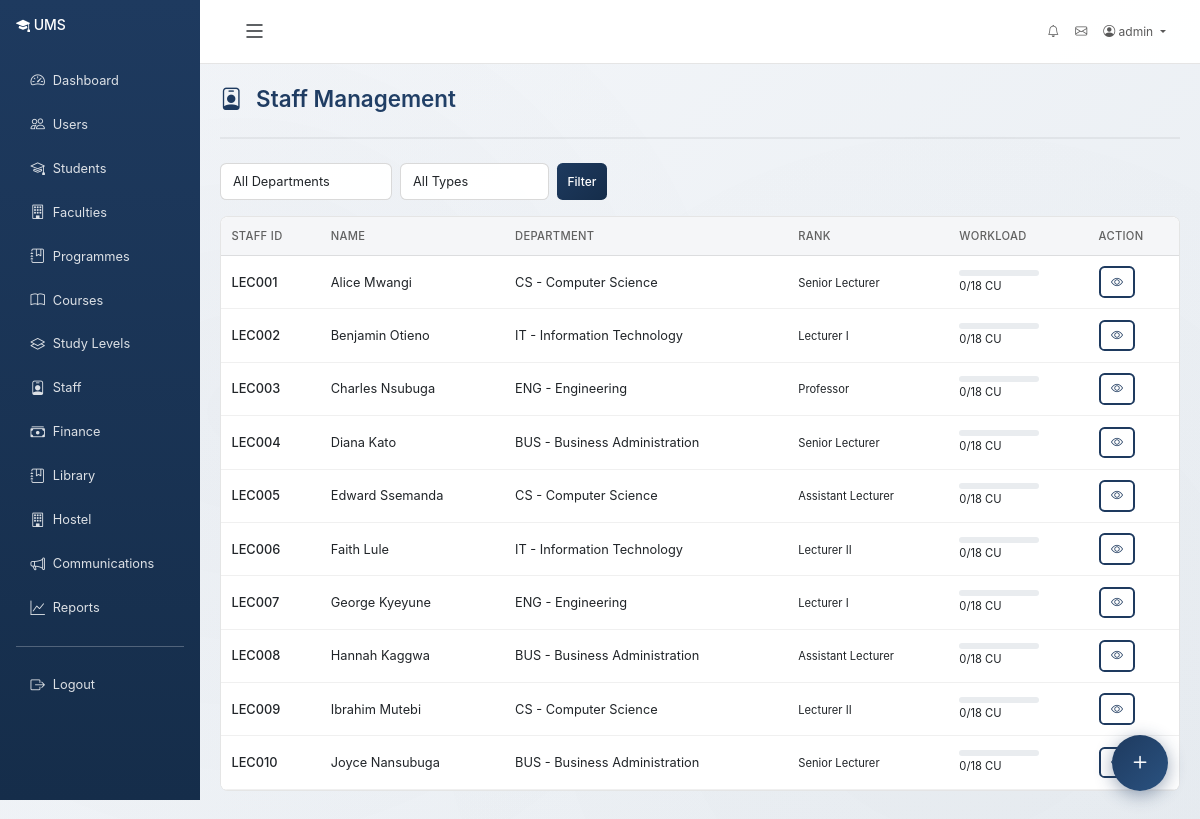
Screenshot of /staff/ (signed in) with the database file from the repository.
### accounts/models.py (models this page shows, shortened)
class User(AbstractUser):
    class Role(models.TextChoices):
        ADMIN = 'admin', 'Administrator'
        REGISTRAR = 'registrar', 'Registrar'
        LECTURER = 'lecturer', 'Lecturer'
        STUDENT = 'student', 'Student'
        FINANCE = 'finance', 'Finance Staff'
        LIBRARIAN = 'librarian', 'Librarian'
        HOSTEL_MANAGER = 'hostel_manager', 'Hostel Manager'
        FACULTY_DEAN = 'faculty_dean', 'Faculty Dean'
        DEPARTMENT_HEAD = 'department_head', 'Department Head'
        PROGRAMME_COORDINATOR = 'programme_coordinator', 'Programme Coordinator'
    role = models.CharField(max_length=25, choices=Role.choices, default=Role.STUDENT)
    phone_number = models.CharField(max_length=20, blank=True)
    date_of_birth = models.DateField(null=True, blank=True)
    gender = models.CharField(
        max_length=10,
        choices=[('M', 'Male'), ('F', 'Female'), ('O', 'Other')],
        blank=True
    )
    address = models.TextField(blank=True)
    profile_picture = models.ImageField(upload_to='profiles/', null=True, blank=True)
    is_active_member = models.BooleanField(default=True)
    created_at = models.DateTimeField(auto_now_add=True)
    updated_at = models.DateTimeField(auto_now=True)
    class Meta:
        ordering = ['-date_joined']
    @property
    def is_admin(self):
        return self.role == self.Role.ADMIN or self.is_superuser
    @property
    def is_department_head(self):
        return self.role == self.Role.DEPARTMENT_HEAD

### staff/models.py (models this page shows, shortened)
class StaffProfile(models.Model):
    class StaffType(models.TextChoices):
        ACADEMIC = 'academic', 'Academic Staff'
        NON_ACADEMIC = 'non_academic', 'Non-Academic Staff'
        ADMINISTRATIVE = 'administrative', 'Administrative Staff'
    class Rank(models.TextChoices):
        PROFESSOR = 'professor', 'Professor'
        ASSOCIATE_PROF = 'associate_professor', 'Associate Professor'
        SENIOR_LECTURER = 'senior_lecturer', 'Senior Lecturer'
        LECTURER_I = 'lecturer_i', 'Lecturer I'
        LECTURER_II = 'lecturer_ii', 'Lecturer II'
        ASSISTANT_LECTURER = 'assistant_lecturer', 'Assistant Lecturer'
        GRADUATE_ASSISTANT = 'graduate_assistant', 'Graduate Assistant'
    user = models.OneToOneField(settings.AUTH_USER_MODEL, on_delete=models.CASCADE, related_name='staff_profile')
    staff_id = models.CharField(max_length=20, unique=True)
    department = models.ForeignKey(
        'academics.Department', on_delete=models.SET_NULL, null=True, related_name='staff_members'
    )
    staff_type = models.CharField(max_length=20, choices=StaffType.choices, default=StaffType.ACADEMIC)
    rank = models.CharField(max_length=30, choices=Rank.choices, blank=True)
    qualification = models.CharField(max_length=200, blank=True)
    specialization = models.CharField(max_length=200, blank=True)
    date_employed = models.DateField(null=True, blank=True)
    contract_type = models.CharField(
        max_length=20,
        choices=[('full_time', 'Full Time'), ('part_time', 'Part Time'), ('contract', 'Contract')],
        default='full_time'
    )
    max_workload = models.IntegerField(default=18, help_text="Maximum credit units per semester")
    office_location = models.CharField(max_length=100, blank=True)
    research_interests = models.TextField(blank=True)
    publications = models.TextField(blank=True)
    is_active = models.BooleanField(default=True)
    created_at = models.DateTimeField(auto_now_add=True)
    updated_at = models.DateTimeField(auto_now=True)
    class Meta:
        ordering = ['staff_id']
    @property
    def current_workload(self):
        from academics.models import CourseAllocation, StudySemester
        current_sem = StudySemester.objects.filter(is_current=True).first()
        if not current_sem:
            return 0
        allocations = CourseAllocation.objects.filter(
            lecturer=self, semester=current_sem, is_active=True
        )
        return sum(a.course.credit_units for a in allocations)
    @property
    def workload_percentage(self):
        if self.max_workload == 0:
            return 0
        return round((self.current_workload / self.max_workload) * 100, 1)

### academics/models.py (models this page shows)
class Department(models.Model):
    name = models.CharField(max_length=200)
    code = models.CharField(max_length=10, unique=True)
    faculty = models.ForeignKey(Faculty, on_delete=models.CASCADE, related_name='departments')
    head_of_department = models.ForeignKey(
        settings.AUTH_USER_MODEL, on_delete=models.SET_NULL,
        null=True, blank=True, related_name='department_head'
    )
    description = models.TextField(blank=True)
    is_active = models.BooleanField(default=True)
    created_at = models.DateTimeField(auto_now_add=True)
    class Meta:
        ordering = ['name']
    def __str__(self):
        return f"{self.code} - {self.name}"

### staff/views.py (the view)
# urls.py: path('', views.staff_list, name='staff_list'),
@login_required
@role_required(['admin', 'registrar'])
def staff_list(request):
    staff = StaffProfile.objects.select_related('user', 'department').all()
    if request.user.is_department_head:
        from academics.models import Department
        dept = Department.objects.filter(head_of_department=request.user).first()
        staff = staff.filter(department=dept) if dept else staff.none()
    dept_filter = request.GET.get('department')
    type_filter = request.GET.get('staff_type')
    if dept_filter:
        staff = staff.filter(department_id=dept_filter)
    if type_filter:
        staff = staff.filter(staff_type=type_filter)
    from academics.models import Department
    departments = Department.objects.all()
    return render(request, 'staff/staff_list.html', {
        'staff_members': staff,
        'departments': departments,
        'staff_types': StaffProfile.StaffType.choices,
    })

### accounts/context_processors.py (called while the page is built, shortened)
def admin_dashboard_stats(request):
    context = {}
    return context

def user_context(request):
    context = {}
    if request.user.is_authenticated:
        user = request.user
        context['user_role'] = user.role
        context['user_role_display'] = user.get_role_display()
        context['is_admin_user'] = user.is_admin
        context['is_staff_user'] = user.role in ['admin', 'registrar', 'lecturer', 'finance', 'librarian', 'hostel_manager']
        nav_items = _get_nav_items(user)
        context['nav_items'] = nav_items
    return context

### templates/staff/staff_list.html (shortened to what this page needs)
{% extends "base.html" %}
{% block content %}
<div class="page-header">
    <h1 class="page-title"><i class="bi bi-person-badge"></i> Staff Management</h1>
</div>
<div class="d-flex justify-content-between align-items-center mb-3">
    <form class="d-flex gap-2" method="get">
        <select name="department" class="form-select form-select-sm" style="width:auto;">
            <option value="">All Departments</option>
        </select>
        <select name="staff_type" class="form-select form-select-sm" style="width:auto;">
            <option value="">All Types</option>
        </select>
        <button type="submit" class="btn btn-sm btn-primary">Filter</button>
    </form>
</div>
<div class="card">
    <div class="table-responsive">
        <table class="table table-hover mb-0">
            <thead><tr><th>Staff ID</th><th>Name</th><th>Department</th><th>Rank</th><th>Workload</th><th>Action</th></tr></thead>
            <tbody>
                {% for s in staff_members %}
                <tr>
                    <td class="fw-medium">{{ s.staff_id }}</td>
                    <td>{{ s.user.get_full_name }}</td>
                    <td>{{ s.department|default:"-" }}</td>
                    <td><small>{{ s.get_rank_display|default:"-" }}</small></td>
                    <td>
                        <div class="progress" style="height:6px;width:80px;">
                        </div>
                        <small>{{ s.current_workload }}/{{ s.max_workload }} CU</small>
                    </td>
                    <td><a href="{% url 'staff:staff_detail' s.pk %}" class="btn btn-sm btn-outline-primary"><i class="bi bi-eye"></i></a></td>
                </tr>
                {% empty %}
                <tr><td colspan="6" class="text-center text-muted py-4">No staff found.</td></tr>
                {% endfor %}
            </tbody>
        </table>
    </div>
</div>
{% endblock %}

### templates/base.html (shortened to what this page needs)
{% load static %}
<!DOCTYPE html>
<html lang="en">
<head>
    <link href="https://cdn.jsdelivr.net/npm/bootstrap@5.3.0/dist/css/bootstrap.min.css" rel="stylesheet">
    <link rel="stylesheet" href="https://cdn.jsdelivr.net/npm/bootstrap-icons@1.11.0/font/bootstrap-icons.css">
</head>
<body {% if user.is_authenticated %}data-user-authenticated="true"{% endif %}>
    {% if user.is_authenticated %}
    <div class="container-fluid">
        <div class="row">
            <div class="col-md-3 col-lg-2 px-0 sidebar d-none d-md-block" id="sidebar">
                <div class="p-3">
                    <h4 class="text-white mb-4">
                        <i class="bi bi-mortarboard-fill"></i> <span class="sidebar-text">UMS</span>
                    </h4>
                    <nav class="nav flex-column">
                        {% for item in nav_items %}
                            {% if item.path %}
                                <a class="nav-link" href="{{ item.path }}" title="{{ item.label }}">
                                    <i class="bi {{ item.icon }}"></i> <span class="sidebar-text">{{ item.label }}</span>
                                </a>
                            {% elif item.url %}
                                <a class="nav-link" href="{% url item.url %}" title="{{ item.label }}">
                                    <i class="bi {{ item.icon }}"></i> <span class="sidebar-text">{{ item.label }}</span>
                                </a>
                            {% endif %}
                        {% endfor %}
                        <hr class="text-white">
                        <a class="nav-link" href="{% url 'accounts:logout' %}" title="Logout">
                            <i class="bi bi-box-arrow-right"></i> <span class="sidebar-text">Logout</span>
                        </a>
                    </nav>
                </div>
            </div>
            <div class="col-md-9 col-lg-10 ms-auto main-content-area" id="mainContent">
                <nav class="navbar navbar-expand-lg navbar-light bg-white border-bottom">
                    <div class="container-fluid">
                        <button class="btn btn-link text-dark sidebar-toggle d-none d-md-block" id="sidebarToggle" type="button" title="Collapse Sidebar (Ctrl+B)">
                            <i class="bi bi-list"></i>
                        </button>
                        <div class="collapse navbar-collapse" id="navbarNav">
                            <ul class="navbar-nav ms-auto">
                                <li class="nav-item">
                                    <a class="nav-link" href="{% url 'communications:notifications' %}" title="Notifications">
                                        <i class="bi bi-bell"></i>
                                    </a>
                                </li>
                                <li class="nav-item">
                                    <a class="nav-link" href="{% url 'communications:inbox' %}" title="Messages">
                                        <i class="bi bi-envelope"></i>
                                    </a>
                                </li>
                                <li class="nav-item dropdown">
                                    <a class="nav-link dropdown-toggle" href="#" id="userDropdown" role="button" data-bs-toggle="dropdown">
                                        <i class="bi bi-person-circle"></i> {{ user.get_full_name|default:user.username }}
                                    </a>
                                </li>
                            </ul>
                        </div>
                    </div>
                </nav>
                <div class="content-wrapper">
                    {% block content %}{% endblock %}
                </div>
            </div>
        </div>
    </div>
    {% else %}
    <div class="container-fluid">
        {% block login_content %}{% endblock %}
    </div>
    {% endif %}
    {% if user.is_authenticated %}
    <div class="qc-fab-wrap" id="qcFabWrap">
        <button class="qc-fab-main" id="qcFabMain" title="Quick Add">
            <i class="bi bi-plus qc-icon"></i>
        </button>
        <div class="qc-actions" id="qcActions">
        </div>
    </div>
    {% endif %}
</body>
</html>

### rows the page displays
User: get_full_name "admin"
StaffProfile: staff_id "LEC001", user.get_full_name "Alice Mwangi", department "CS - Computer Science", rank "Senior Lecturer", current_workload "0", max_workload "18"
StaffProfile: staff_id "LEC002", user.get_full_name "Benjamin Otieno", department "IT - Information Technology", rank "Lecturer I", current_workload "0", max_workload "18"
StaffProfile: staff_id "LEC003", user.get_full_name "Charles Nsubuga", department "ENG - Engineering", rank "Professor", current_workload "0", max_workload "18"
StaffProfile: staff_id "LEC004", user.get_full_name "Diana Kato", department "BUS - Business Administration", rank "Senior Lecturer", current_workload "0", max_workload "18"
StaffProfile: staff_id "LEC005", user.get_full_name "Edward Ssemanda", department "CS - Computer Science", rank "Assistant Lecturer", current_workload "0", max_workload "18"
StaffProfile: staff_id "LEC006", user.get_full_name "Faith Lule", department "IT - Information Technology", rank "Lecturer II", current_workload "0", max_workload "18"
StaffProfile: staff_id "LEC007", user.get_full_name "George Kyeyune", department "ENG - Engineering", rank "Lecturer I", current_workload "0", max_workload "18"
StaffProfile: staff_id "LEC008", user.get_full_name "Hannah Kaggwa", department "BUS - Business Administration", rank "Assistant Lecturer", current_workload "0", max_workload "18"
StaffProfile: staff_id "LEC009", user.get_full_name "Ibrahim Mutebi", department "CS - Computer Science", rank "Lecturer II", current_workload "0", max_workload "18"
StaffProfile: staff_id "LEC010", user.get_full_name "Joyce Nansubuga", department "BUS - Business Administration", rank "Senior Lecturer", current_workload "0", max_workload "18"

### other values shown
{{ item.label }} "Dashboard" "Users" "Students" "Faculties" "Programmes" "Courses" "Study Levels" "Staff" "Finance" "Library" "Hostel" "Communications" "Reports"
